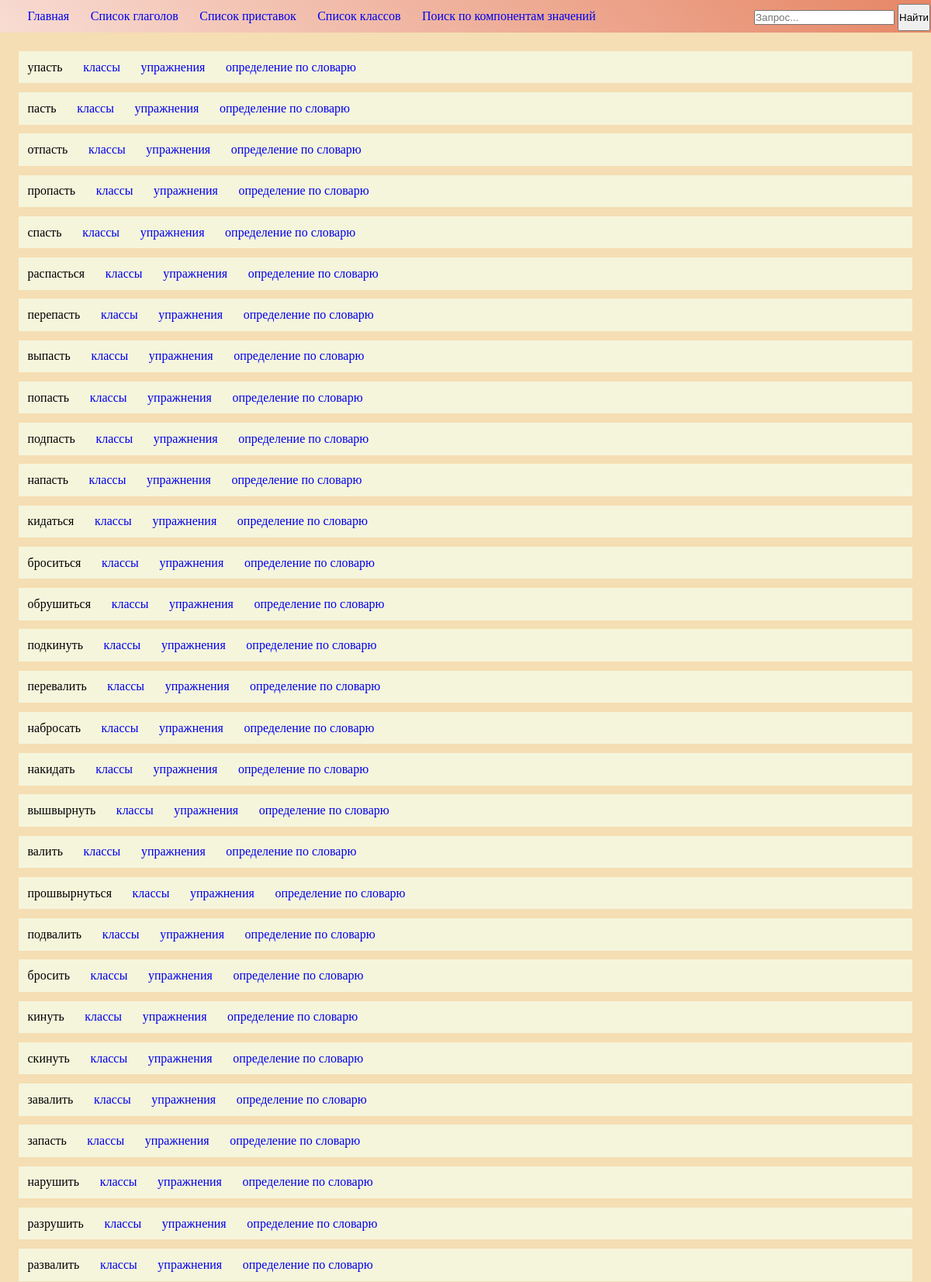
Screenshot of /words/ (upper part) with the database file from the repository.
### words/models.py (models this page shows, shortened)
class Word(models.Model):
    word = models.CharField(max_length=64)
    pref = models.ForeignKey(Pref, on_delete=models.CASCADE, blank=True, null=True)
    class_name = models.ManyToManyField(Class)
    vocab = models.TextField(blank=True, null=True)

### words/views.py (the view)
# urls.py: url(r'^', include('index.urls')),
def index(request):
    context = {}
    context['words'] = Word.objects.all()
    return render(request, 'words/index.html', context)

### templates/words/index.html (shortened to what this page needs)
{% extends "base.html" %}
{% block content %}
    {% if words %}
        {% for word in words %}
            <p class="line">
                <span>{{ word.word }}</span>
                <a href="{% url 'words:classes' word.id %}" class="element_links">классы</a>
                <a href="{% url 'words:tasks' word.id %}" class="element_links">упражнения</a>
                <a href="{% url 'words:vocab' word.id %}" class="element_links">определение по словарю</a>
            </p>
        {% endfor %}
    {% endif %}
{% endblock %}

### templates/base.html (style rules this page uses)
* { margin: 0; padding: 0; }
body { background-color: wheat; }
.line { display: block; padding: 1%; background-color: beige; margin: 1%; font: serif; }

### templates/words/index.html (style rules this page uses)
.element_links { padding-left: 2%; text-decoration: none; }

### rows the page displays
Word: word "упасть"
Word: word "пасть"
Word: word "отпасть"
Word: word "пропасть"
Word: word "спасть"
Word: word "распасться"
Word: word "перепасть"
Word: word "выпасть"
Word: word "попасть"
Word: word "подпасть"
Word: word "напасть"
Word: word "кидаться"
Word: word "броситься"
Word: word "обрушиться"
Word: word "подкинуть"
Word: word "перевалить"
Word: word "набросать"
Word: word "накидать"
Word: word "вышвырнуть"
Word: word "валить"
Word: word "прошвырнуться"
Word: word "подвалить"
Word: word "бросить"
Word: word "кинуть"
Word: word "скинуть"
Word: word "завалить"
Word: word "запасть"
Word: word "нарушить"
Word: word "разрушить"
Word: word "развалить"
